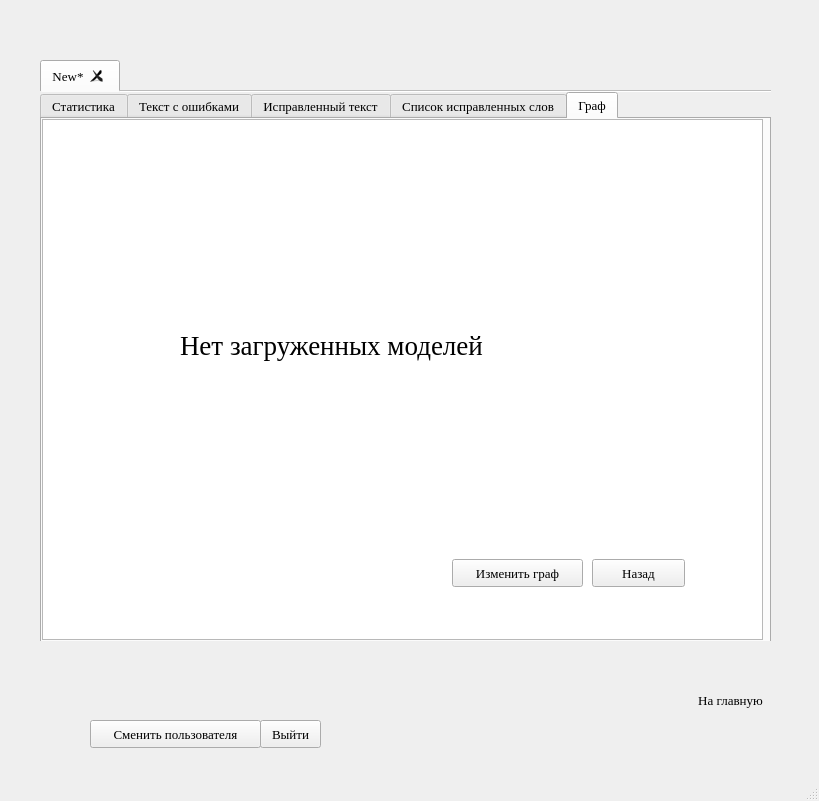
<?xml version="1.0" encoding="UTF-8"?>
<ui version="4.0">
 <class>AdminWindow</class>
 <widget class="QMainWindow" name="AdminWindow">
  <property name="geometry">
   <rect>
    <x>0</x>
    <y>0</y>
    <width>819</width>
    <height>801</height>
   </rect>
  </property>
  <property name="sizePolicy">
   <sizepolicy hsizetype="Fixed" vsizetype="Fixed">
    <horstretch>0</horstretch>
    <verstretch>0</verstretch>
   </sizepolicy>
  </property>
  <property name="font">
   <font>
    <family>Times New Roman</family>
    <pointsize>10</pointsize>
   </font>
  </property>
  <property name="acceptDrops">
   <bool>true</bool>
  </property>
  <property name="windowTitle">
   <string>HMM Service</string>
  </property>
  <widget class="QWidget" name="centralwidget">
   <widget class="QTabWidget" name="tabModelsWidget">
    <property name="geometry">
     <rect>
      <x>40</x>
      <y>60</y>
      <width>731</width>
      <height>581</height>
     </rect>
    </property>
    <property name="sizePolicy">
     <sizepolicy hsizetype="Fixed" vsizetype="Fixed">
      <horstretch>0</horstretch>
      <verstretch>0</verstretch>
     </sizepolicy>
    </property>
    <property name="minimumSize">
     <size>
      <width>700</width>
      <height>581</height>
     </size>
    </property>
    <property name="maximumSize">
     <size>
      <width>1000</width>
      <height>1000</height>
     </size>
    </property>
    <property name="tabPosition">
     <enum>QTabWidget::North</enum>
    </property>
    <property name="currentIndex">
     <number>0</number>
    </property>
    <property name="documentMode">
     <bool>true</bool>
    </property>
    <property name="tabsClosable">
     <bool>true</bool>
    </property>
    <widget class="QWidget" name="newModel">
     <attribute name="title">
      <string>New*</string>
     </attribute>
     <widget class="QTabWidget" name="tabWorkResultsWidget">
      <property name="geometry">
       <rect>
        <x>0</x>
        <y>0</y>
        <width>731</width>
        <height>581</height>
       </rect>
      </property>
      <property name="minimumSize">
       <size>
        <width>731</width>
        <height>581</height>
       </size>
      </property>
      <property name="maximumSize">
       <size>
        <width>731</width>
        <height>581</height>
       </size>
      </property>
      <property name="currentIndex">
       <number>4</number>
      </property>
      <widget class="QWidget" name="tabStat">
       <attribute name="title">
        <string>Статистика</string>
       </attribute>
       <widget class="QPlainTextEdit" name="plainTextEdit">
        <property name="geometry">
         <rect>
          <x>-7</x>
          <y>-4</y>
          <width>731</width>
          <height>531</height>
         </rect>
        </property>
        <property name="readOnly">
         <bool>true</bool>
        </property>
        <property name="centerOnScroll">
         <bool>false</bool>
        </property>
       </widget>
      </widget>
      <widget class="QWidget" name="initialTextTab">
       <attribute name="title">
        <string>Текст с ошибками</string>
       </attribute>
       <widget class="QPlainTextEdit" name="plainTextEdit_2">
        <property name="geometry">
         <rect>
          <x>0</x>
          <y>0</y>
          <width>731</width>
          <height>531</height>
         </rect>
        </property>
        <property name="readOnly">
         <bool>true</bool>
        </property>
       </widget>
       <widget class="QListView" name="listView">
        <property name="geometry">
         <rect>
          <x>200</x>
          <y>541</y>
          <width>141</width>
          <height>41</height>
         </rect>
        </property>
       </widget>
      </widget>
      <widget class="QWidget" name="correctedTextTab">
       <attribute name="title">
        <string>Исправленный текст</string>
       </attribute>
       <widget class="QPlainTextEdit" name="plainTextEdit_3">
        <property name="geometry">
         <rect>
          <x>0</x>
          <y>0</y>
          <width>731</width>
          <height>521</height>
         </rect>
        </property>
        <property name="readOnly">
         <bool>true</bool>
        </property>
       </widget>
      </widget>
      <widget class="QWidget" name="correctedWordsTab">
       <attribute name="title">
        <string>Список исправленных слов</string>
       </attribute>
       <widget class="QPlainTextEdit" name="plainTextEdit_4">
        <property name="geometry">
         <rect>
          <x>0</x>
          <y>0</y>
          <width>731</width>
          <height>521</height>
         </rect>
        </property>
        <property name="readOnly">
         <bool>true</bool>
        </property>
       </widget>
      </widget>
      <widget class="QWidget" name="graphTab">
       <attribute name="title">
        <string>Граф</string>
       </attribute>
       <widget class="QPushButton" name="pushButton_2">
        <property name="geometry">
         <rect>
          <x>550</x>
          <y>440</y>
          <width>93</width>
          <height>28</height>
         </rect>
        </property>
        <property name="text">
         <string>Назад</string>
        </property>
       </widget>
       <widget class="QPushButton" name="pushButton">
        <property name="geometry">
         <rect>
          <x>410</x>
          <y>440</y>
          <width>131</width>
          <height>28</height>
         </rect>
        </property>
        <property name="text">
         <string>Изменить граф</string>
        </property>
       </widget>
       <widget class="QPlainTextEdit" name="plainTextEdit_5">
        <property name="geometry">
         <rect>
          <x>0</x>
          <y>0</y>
          <width>721</width>
          <height>521</height>
         </rect>
        </property>
        <property name="readOnly">
         <bool>true</bool>
        </property>
       </widget>
       <zorder>plainTextEdit_5</zorder>
       <zorder>pushButton_2</zorder>
       <zorder>pushButton</zorder>
      </widget>
     </widget>
    </widget>
   </widget>
   <widget class="QPushButton" name="changeUserButton">
    <property name="geometry">
     <rect>
      <x>90</x>
      <y>720</y>
      <width>171</width>
      <height>28</height>
     </rect>
    </property>
    <property name="text">
     <string>Сменить пользователя</string>
    </property>
   </widget>
   <widget class="QPushButton" name="exitButton">
    <property name="geometry">
     <rect>
      <x>260</x>
      <y>720</y>
      <width>61</width>
      <height>28</height>
     </rect>
    </property>
    <property name="text">
     <string>Выйти</string>
    </property>
   </widget>
   <widget class="QLabel" name="labelUserPic">
    <property name="enabled">
     <bool>false</bool>
    </property>
    <property name="geometry">
     <rect>
      <x>20</x>
      <y>670</y>
      <width>60</width>
      <height>60</height>
     </rect>
    </property>
    <property name="text">
     <string/>
    </property>
    <property name="pixmap">
     <pixmap>images/user.png</pixmap>
    </property>
    <property name="scaledContents">
     <bool>true</bool>
    </property>
   </widget>
   <widget class="QLabel" name="labelUserName">
    <property name="enabled">
     <bool>true</bool>
    </property>
    <property name="geometry">
     <rect>
      <x>80</x>
      <y>680</y>
      <width>500</width>
      <height>30</height>
     </rect>
    </property>
    <property name="maximumSize">
     <size>
      <width>500</width>
      <height>30</height>
     </size>
    </property>
    <property name="font">
     <font>
      <family>Times New Roman</family>
      <pointsize>14</pointsize>
     </font>
    </property>
    <property name="text">
     <string/>
    </property>
    <property name="textInteractionFlags">
     <set>Qt::NoTextInteraction</set>
    </property>
   </widget>
   <widget class="QPushButton" name="toStartMenuButton">
    <property name="geometry">
     <rect>
      <x>660</x>
      <y>680</y>
      <width>141</width>
      <height>41</height>
     </rect>
    </property>
    <property name="text">
     <string>На главную</string>
    </property>
    <property name="icon">
     <iconset>
      <normaloff>images/home.png</normaloff>images/home.png</iconset>
    </property>
    <property name="iconSize">
     <size>
      <width>40</width>
      <height>40</height>
     </size>
    </property>
    <property name="flat">
     <bool>true</bool>
    </property>
   </widget>
   <widget class="QWidget" name="layoutWidget">
    <property name="geometry">
     <rect>
      <x>20</x>
      <y>0</y>
      <width>168</width>
      <height>51</height>
     </rect>
    </property>
    <layout class="QHBoxLayout" name="horizontalLayout">
     <item>
      <widget class="QPushButton" name="loadModelButton">
       <property name="whatsThis">
        <string>Загрузить модель</string>
       </property>
       <property name="accessibleDescription">
        <string>Загрузить модель</string>
       </property>
       <property name="text">
        <string/>
       </property>
       <property name="icon">
        <iconset>
         <normaloff>images/open.png</normaloff>images/open.png</iconset>
       </property>
       <property name="iconSize">
        <size>
         <width>40</width>
         <height>40</height>
        </size>
       </property>
       <property name="flat">
        <bool>true</bool>
       </property>
       <attribute name="buttonGroup">
        <string notr="true">buttonGroup</string>
       </attribute>
      </widget>
     </item>
     <item>
      <widget class="QPushButton" name="saveModelButton">
       <property name="contextMenuPolicy">
        <enum>Qt::ActionsContextMenu</enum>
       </property>
       <property name="toolTip">
        <string>Сохранить модель</string>
       </property>
       <property name="toolTipDuration">
        <number>2</number>
       </property>
       <property name="text">
        <string/>
       </property>
       <property name="icon">
        <iconset>
         <normaloff>images/save.png</normaloff>images/save.png</iconset>
       </property>
       <property name="iconSize">
        <size>
         <width>38</width>
         <height>38</height>
        </size>
       </property>
       <property name="flat">
        <bool>true</bool>
       </property>
       <attribute name="buttonGroup">
        <string notr="true">buttonGroup</string>
       </attribute>
      </widget>
     </item>
     <item>
      <widget class="QPushButton" name="deleteModelButton">
       <property name="text">
        <string/>
       </property>
       <property name="icon">
        <iconset>
         <normaloff>images/delete.png</normaloff>images/delete.png</iconset>
       </property>
       <property name="iconSize">
        <size>
         <width>35</width>
         <height>35</height>
        </size>
       </property>
       <property name="flat">
        <bool>true</bool>
       </property>
       <attribute name="buttonGroup">
        <string notr="true">buttonGroup</string>
       </attribute>
      </widget>
     </item>
    </layout>
   </widget>
   <widget class="QLabel" name="noModelsLabel">
    <property name="geometry">
     <rect>
      <x>180</x>
      <y>280</y>
      <width>371</width>
      <height>131</height>
     </rect>
    </property>
    <property name="font">
     <font>
      <pointsize>20</pointsize>
     </font>
    </property>
    <property name="text">
     <string>Нет загруженных моделей</string>
    </property>
   </widget>
   <widget class="QLabel" name="noModelsIconLabel">
    <property name="geometry">
     <rect>
      <x>570</x>
      <y>310</y>
      <width>71</width>
      <height>71</height>
     </rect>
    </property>
    <property name="text">
     <string/>
    </property>
    <property name="pixmap">
     <pixmap>images/no_loaded_models.png</pixmap>
    </property>
    <property name="scaledContents">
     <bool>true</bool>
    </property>
   </widget>
  </widget>
  <widget class="QMenuBar" name="menubar">
   <property name="geometry">
    <rect>
     <x>0</x>
     <y>0</y>
     <width>819</width>
     <height>26</height>
    </rect>
   </property>
  </widget>
  <widget class="QStatusBar" name="statusbar"/>
 </widget>
 <resources/>
 <connections/>
 <buttongroups>
  <buttongroup name="buttonGroup"/>
 </buttongroups>
</ui>
